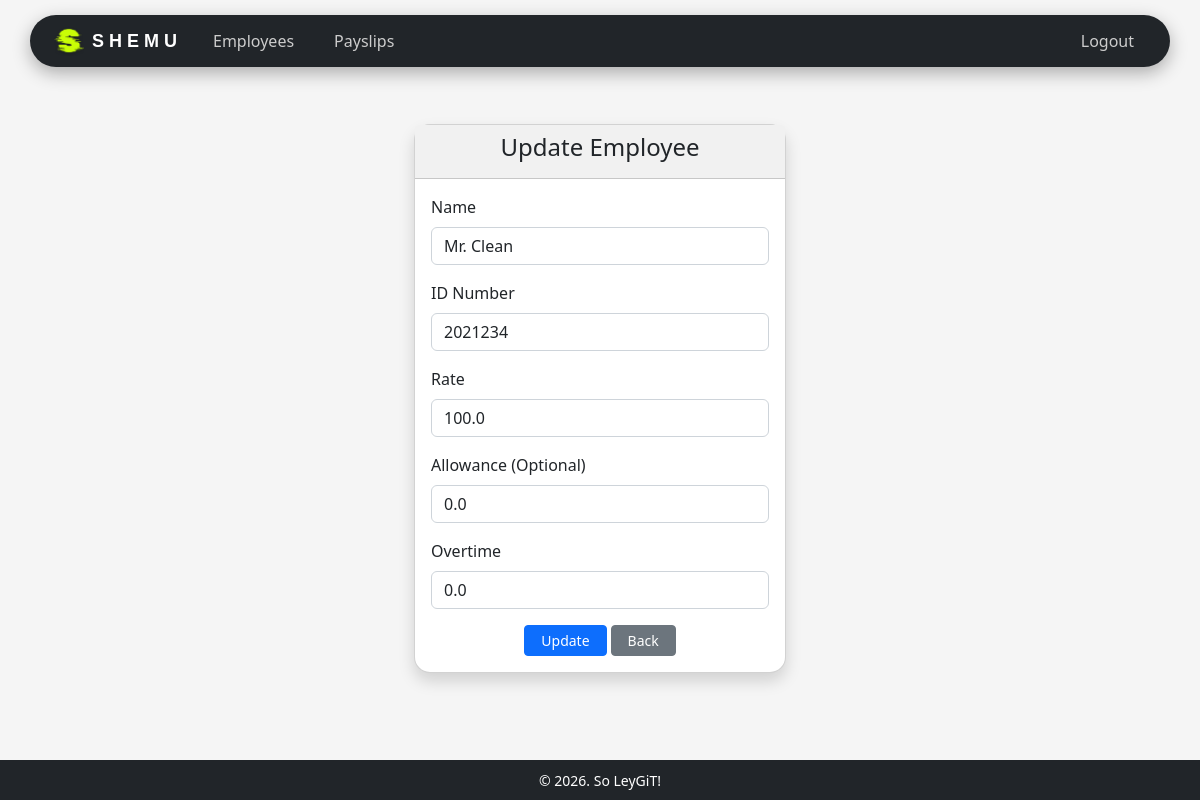
The app's page /employees/update/2021234/ (signed in) with its own data.
### payroll_app/models.py (models this page shows, shortened)
class Employee(models.Model):
    user = models.OneToOneField(User, on_delete=models.CASCADE, null=True, blank=True)
    name = models.CharField(max_length=200)
    id_number = models.CharField(max_length=200, primary_key=True) # use <str:pk> when linking here
    rate = models.FloatField()
    overtime_pay = models.FloatField(null=True, blank=True, default=0)
    allowance = models.FloatField(null=True, blank=True, default=0)

### payroll_app/views.py (the view, shortened to what this page needs)
# urls.py: path('employees/update/<str:pk>/', views.update_employee, name='update_employee'),
@login_required
def update_employee(request, pk):
    employee = get_object_or_404(Employee, pk=pk)
    return render(request, 'payroll_app/update_employee.html', {'employee': employee})

### payroll_app/templates/payroll_app/update_employee.html (shortened to what this page needs)
{% extends 'payroll_app/base.html' %}
{% load static %}
{% block content %}
<div class="d-flex justify-content-center align-items-center" style="margin-top: 10px;">
    <div class="col-md-4">
        <div class="card shadow rounded-4">
            <div class="card-header text-dark text-center" style="background-color: #f1f1f1;">
                <h4>Update Employee</h4>
            </div>
            <div class="card-body">
                <form method="POST">
                    <div class="mb-3">
                        <label class="form-label">Name</label>
                        <input type="text" name="name" value="{{ employee.name }}" class="form-control" required>
                    </div>
                    <div class="mb-3">
                        <label class="form-label">ID Number</label>
                        <input type="text" value="{{ employee.id_number }}" class="form-control" readonly>
                    </div>
                    <div class="mb-3">
                        <label class="form-label">Rate</label>
                        <input type="number" step="0.01" name="rate" value="{{ employee.rate }}" class="form-control" required>
                    </div>
                    <div class="mb-3">
                        <label class="form-label">Allowance (Optional)</label>
                        <input type="number" step="0.01" name="allowance" value="{{ employee.allowance }}" class="form-control">
                    </div>
                    <div class="mb-3">
                        <label class="form-label">Overtime</label>
                        <input type="number" step="0.01" name="overtime_pay" value="{{ employee.overtime_pay }}" class="form-control">
                    </div>
                    <div class="d-flex justify-content-center gap-1 mt-3">
                        <button type="submit" class="btn btn-primary btn-sm px-3">
                            Update
                        </button>
                        <a href="{% url 'employee_list' %}" class="btn btn-secondary btn-sm px-3">
                            Back
                        </a>
                    </div>
                </form>
            </div>
        </div>
    </div>
</div>
{% endblock %}

### records on screen
Employee: name "Mr. Clean", id_number "2021234", rate "100.0", allowance "0.0", overtime_pay "0.0"
